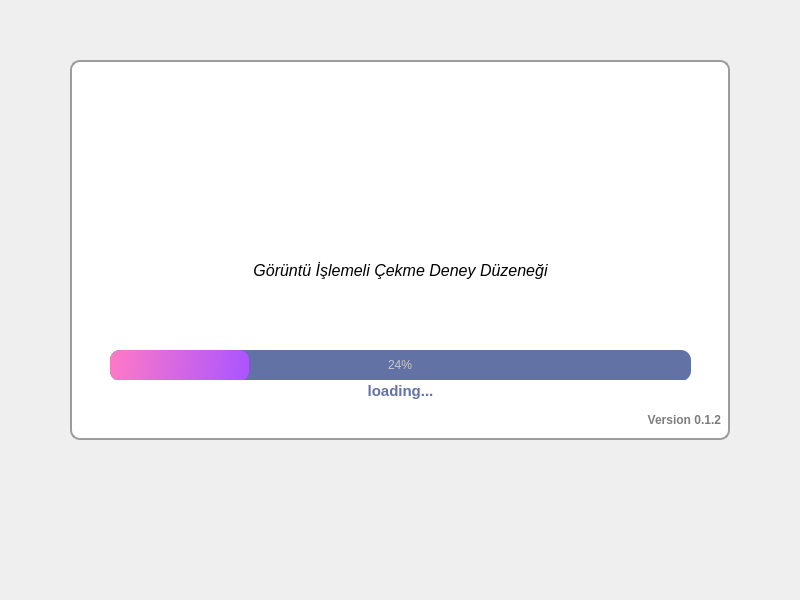
<?xml version="1.0" encoding="UTF-8"?>
<ui version="4.0">
 <class>SplashScreen</class>
 <widget class="QMainWindow" name="SplashScreen">
  <property name="geometry">
   <rect>
    <x>0</x>
    <y>0</y>
    <width>800</width>
    <height>600</height>
   </rect>
  </property>
  <property name="windowTitle">
   <string>MainWindow</string>
  </property>
  <widget class="QWidget" name="centralwidget">
   <widget class="QFrame" name="main_frame">
    <property name="geometry">
     <rect>
      <x>70</x>
      <y>60</y>
      <width>660</width>
      <height>380</height>
     </rect>
    </property>
    <property name="styleSheet">
     <string notr="true">QFrame {
	border: 2px solid rgb(156, 156, 156);
	background-color: rgb(255, 255, 255);
	border-radius: 10px;
 	
}</string>
    </property>
    <property name="frameShape">
     <enum>QFrame::StyledPanel</enum>
    </property>
    <property name="frameShadow">
     <enum>QFrame::Raised</enum>
    </property>
    <widget class="QProgressBar" name="progressBar">
     <property name="geometry">
      <rect>
       <x>40</x>
       <y>290</y>
       <width>581</width>
       <height>31</height>
      </rect>
     </property>
     <property name="styleSheet">
      <string notr="true">QProgressBar {
	background-color: rgb(98, 114, 164);
	color: rgb(200, 200, 200);
	border-style: none;
	border-radius: 10px;
	text-align: center;
}

QProgressBar::chunk {
	border-radius: 10px;
	background-color: qlineargradient(spread:pad, x1:0, y1:0.494, x2:1, y2:0.517, stop:0 rgba(254, 121, 199, 255), stop:1 rgba(170, 85, 255, 255));
}</string>
     </property>
     <property name="value">
      <number>24</number>
     </property>
    </widget>
    <widget class="QLabel" name="loading_label">
     <property name="geometry">
      <rect>
       <x>10</x>
       <y>320</y>
       <width>641</width>
       <height>21</height>
      </rect>
     </property>
     <property name="font">
      <font>
       <pointsize>11</pointsize>
       <bold>true</bold>
      </font>
     </property>
     <property name="layoutDirection">
      <enum>Qt::LeftToRight</enum>
     </property>
     <property name="styleSheet">
      <string notr="true">QLabel{
	color: rgb(98, 114, 164);
	border: none
}</string>
     </property>
     <property name="text">
      <string>loading...</string>
     </property>
     <property name="alignment">
      <set>Qt::AlignCenter</set>
     </property>
    </widget>
    <widget class="QFrame" name="logo_frame">
     <property name="geometry">
      <rect>
       <x>130</x>
       <y>50</y>
       <width>371</width>
       <height>121</height>
      </rect>
     </property>
     <property name="styleSheet">
      <string notr="true">QFrame{
	
	image: url(eduneering_logo2.png);
	border: none
}</string>
     </property>
     <property name="frameShape">
      <enum>QFrame::StyledPanel</enum>
     </property>
     <property name="frameShadow">
      <enum>QFrame::Raised</enum>
     </property>
    </widget>
    <widget class="QLabel" name="version_label">
     <property name="geometry">
      <rect>
       <x>10</x>
       <y>350</y>
       <width>641</width>
       <height>20</height>
      </rect>
     </property>
     <property name="font">
      <font>
       <pointsize>9</pointsize>
       <bold>true</bold>
      </font>
     </property>
     <property name="styleSheet">
      <string notr="true">QLabel{
	color: rgb(125, 125, 125);
	border: none;
}
</string>
     </property>
     <property name="text">
      <string>Version 0.1.2</string>
     </property>
     <property name="alignment">
      <set>Qt::AlignRight|Qt::AlignTrailing|Qt::AlignVCenter</set>
     </property>
    </widget>
    <widget class="QLabel" name="info_label">
     <property name="geometry">
      <rect>
       <x>10</x>
       <y>200</y>
       <width>641</width>
       <height>21</height>
      </rect>
     </property>
     <property name="font">
      <font>
       <pointsize>12</pointsize>
       <italic>true</italic>
       <bold>false</bold>
      </font>
     </property>
     <property name="styleSheet">
      <string notr="true">QLabel{
	border: none;
}</string>
     </property>
     <property name="text">
      <string>Görüntü İşlemeli Çekme Deney Düzeneği</string>
     </property>
     <property name="alignment">
      <set>Qt::AlignCenter</set>
     </property>
    </widget>
   </widget>
  </widget>
 </widget>
 <resources>
  <include location="icon.qrc"/>
 </resources>
 <connections/>
</ui>
